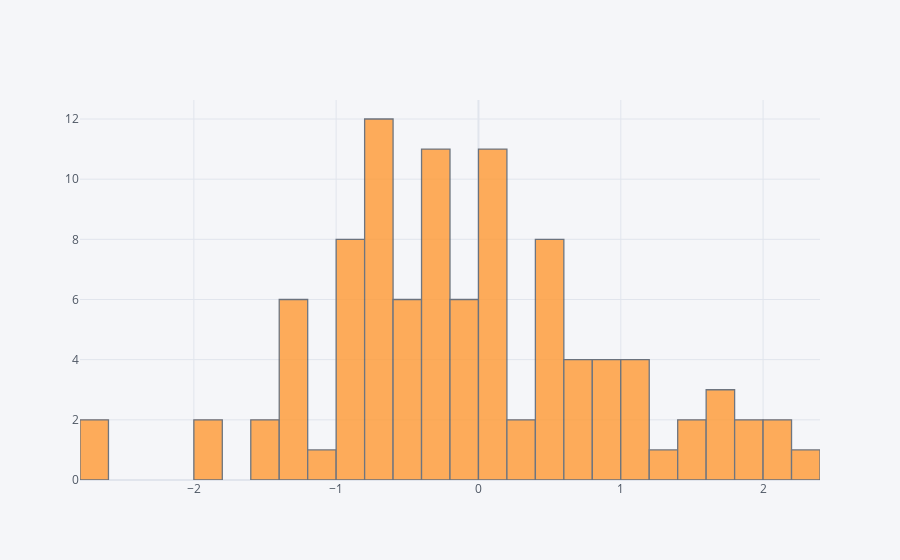

The notebook cell this image was saved under:
### Code cell
df['A'].iplot(kind='hist', bins = 45)

### Figure 1 — Plotly figure (JSON) as saved in the notebook; plotly's stock layout.template omitted (floating-point values rounded to 4 significant figures)
{"data": [{"histfunc": "count", "histnorm": "", "marker": {"color": "rgba(255, 153, 51, 1.0)", "line": {"color": "#4D5663", "width": 1.3}}, "name": "A", "nbinsx": 45, "opacity": 0.8, "orientation": "v", "type": "histogram", "x": [-0.659, -1.374, 0.1208, -0.884, 0.03774, -1.054, -0.3025, -0.7632, 0.5084, 1.978, -1.465, -0.5253, -0.159, -0.2547, -0.6715, -0.3759, 0.0974, -1.889, 1.004, 1.409, 0.6924, -0.9133, 0.6722, 0.1265, 0.07226, 0.465, -0.8168, -0.9518, 0.1983, -0.2615, 2.003, 0.02241, -0.7934, 0.8723, -0.5093, 0.9983, 1.475, -0.7588, -0.7095, -0.1512, -0.2843, 0.6445, -0.3994, 0.2377, -1.293, 0.02326, 0.1116, -0.02459, 2.133, 0.3518, -0.3917, -0.001452, 1.768, -1.239, -0.6975, -0.9999, 0.4427, -0.3282, 1.347, -0.7831, -2.657, 0.1898, -0.6546, 1.966, -1.45, -1.933, 0.5895, 0.8937, 1.188, -1.269, -0.2854, 0.4154, 1.024, -1.349, 0.4175, -0.07651, -0.3257, -1.395, -0.7451, -0.4293, 0.5428, -0.7746, -0.5079, -0.1532, 1.077, 0.5388, -0.449, -0.6241, 0.7577, 0.8229, 0.19, 1.651, -0.9331, -0.8319, -0.9333, 2.304, 1.682, -2.612, -0.2823, -0.5575]}], "layout": {"barmode": "overlay", "legend": {"bgcolor": "#F5F6F9", "font": {"color": "#4D5663"}}, "paper_bgcolor": "#F5F6F9", "plot_bgcolor": "#F5F6F9", "title": {"font": {"color": "#4D5663"}}, "xaxis": {"gridcolor": "#E1E5ED", "showgrid": true, "tickfont": {"color": "#4D5663"}, "title": {"font": {"color": "#4D5663"}, "text": ""}, "zerolinecolor": "#E1E5ED"}, "yaxis": {"gridcolor": "#E1E5ED", "showgrid": true, "tickfont": {"color": "#4D5663"}, "title": {"font": {"color": "#4D5663"}, "text": ""}, "zerolinecolor": "#E1E5ED"}}}
